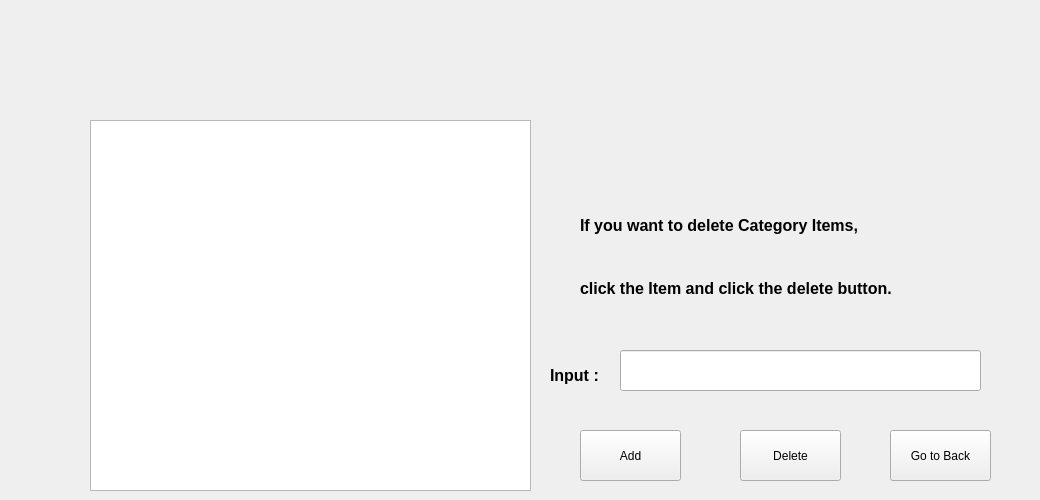
    <widget class="QWidget" name="page">
     <widget class="QPushButton" name="Category_btn">
      <property name="geometry">
       <rect>
        <x>580</x>
        <y>430</y>
        <width>101</width>
        <height>51</height>
       </rect>
      </property>
      <property name="text">
       <string>Add</string>
      </property>
     </widget>
     <widget class="QPushButton" name="Category_btn2">
      <property name="geometry">
       <rect>
        <x>890</x>
        <y>430</y>
        <width>101</width>
        <height>51</height>
       </rect>
      </property>
      <property name="text">
       <string>Go to Back</string>
      </property>
     </widget>
     <widget class="QPushButton" name="Category_btn_2">
      <property name="geometry">
       <rect>
        <x>740</x>
        <y>430</y>
        <width>101</width>
        <height>51</height>
       </rect>
      </property>
      <property name="text">
       <string>Delete</string>
      </property>
     </widget>
     <widget class="QLineEdit" name="cateline_edit">
      <property name="geometry">
       <rect>
        <x>620</x>
        <y>350</y>
        <width>361</width>
        <height>41</height>
       </rect>
      </property>
     </widget>
     <widget class="QLabel" name="Category_lable1">
      <property name="geometry">
       <rect>
        <x>580</x>
        <y>190</y>
        <width>451</width>
        <height>71</height>
       </rect>
      </property>
      <property name="font">
       <font>
        <family>Arial</family>
        <pointsize>12</pointsize>
        <weight>75</weight>
        <bold>true</bold>
       </font>
      </property>
      <property name="text">
       <string>If you want to delete Category Items, </string>
      </property>
     </widget>
     <widget class="QLabel" name="Category_lable2">
      <property name="geometry">
       <rect>
        <x>580</x>
        <y>280</y>
        <width>451</width>
        <height>16</height>
       </rect>
      </property>
      <property name="font">
       <font>
        <family>Arial</family>
        <pointsize>12</pointsize>
        <weight>75</weight>
        <bold>true</bold>
       </font>
      </property>
      <property name="text">
       <string>click the Item and click the delete button.</string>
      </property>
     </widget>
     <widget class="QLabel" name="Category_lbel_main">
      <property name="geometry">
       <rect>
        <x>580</x>
        <y>130</y>
        <width>191</width>
        <height>51</height>
       </rect>
      </property>
      <property name="font">
       <font>
        <family>Arial</family>
        <pointsize>14</pointsize>
        <weight>75</weight>
        <bold>true</bold>
       </font>
      </property>
      <property name="text">
       <string>&lt;Category Edit&gt;</string>
      </property>
     </widget>
     <widget class="QLabel" name="label">
      <property name="geometry">
       <rect>
        <x>550</x>
        <y>360</y>
        <width>64</width>
        <height>31</height>
       </rect>
      </property>
      <property name="font">
       <font>
        <family>Arial</family>
        <pointsize>12</pointsize>
        <weight>75</weight>
        <bold>true</bold>
       </font>
      </property>
      <property name="text">
       <string>Input :</string>
      </property>
     </widget>
     <widget class="QListWidget" name="Cate_list">
      <property name="geometry">
       <rect>
        <x>90</x>
        <y>120</y>
        <width>441</width>
        <height>371</height>
       </rect>
      </property>
     </widget>
    </widget>
